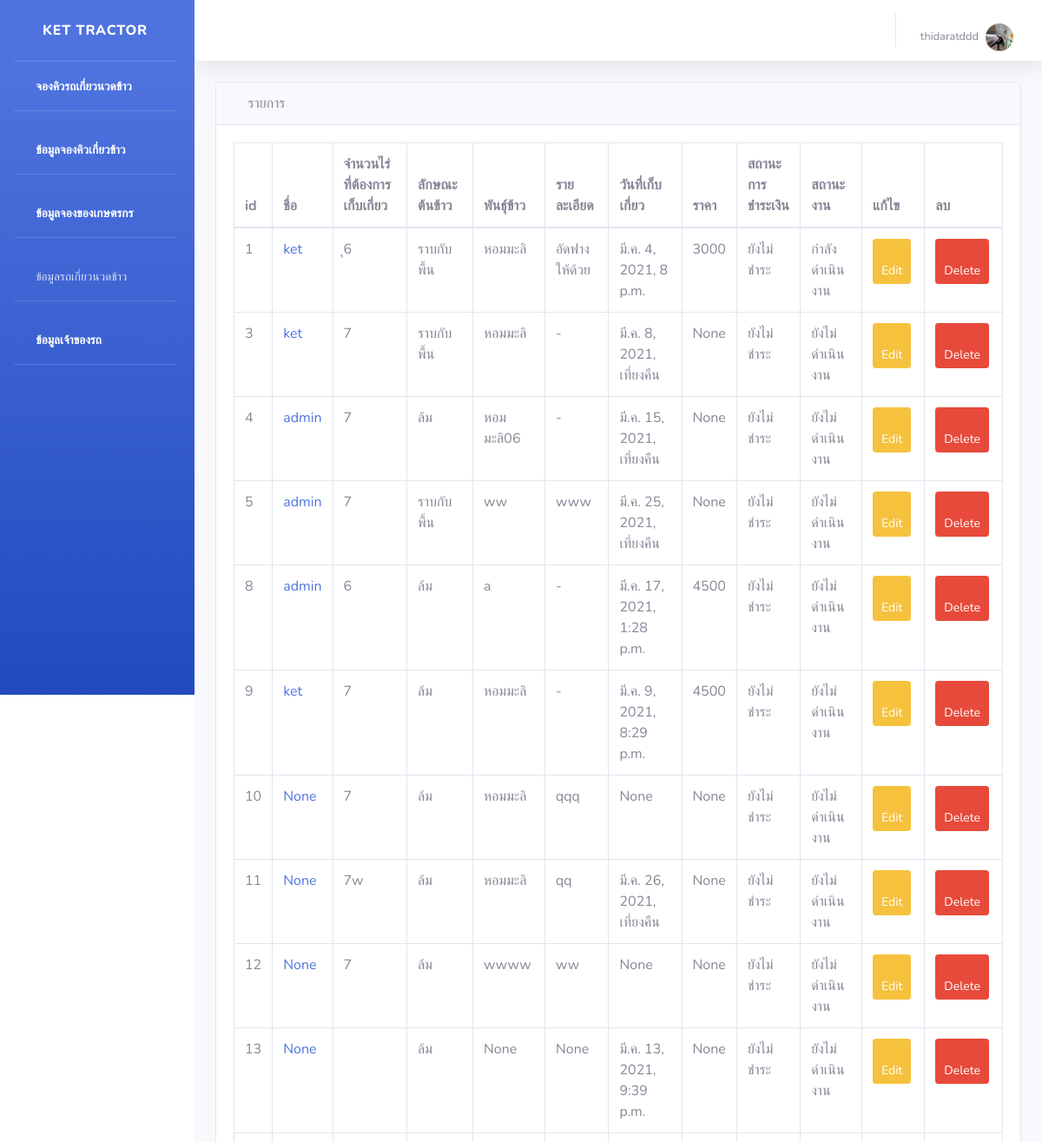
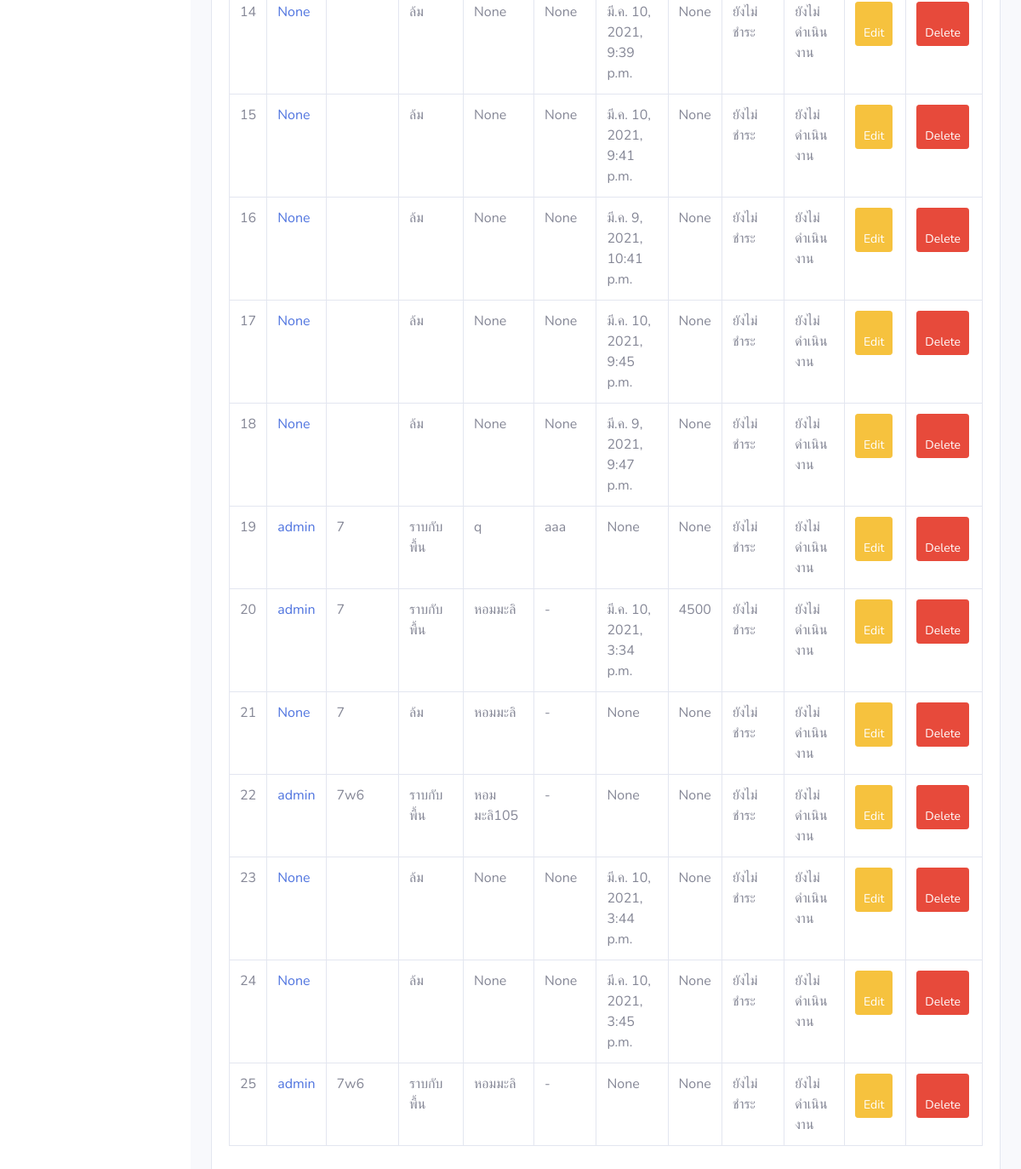
The app's page /farmerWork (signed in) with its own data (2 pictures, top to bottom).
### api/models.py (models this page shows, shortened)
class Farmer(AbstractUser):
    id = models.AutoField(primary_key=True)
    farmer_name = models.CharField(max_length=1000, verbose_name = 'ชื่อ-สกุล')
    image = models.ImageField(upload_to='images/farmer',verbose_name = 'รูปโปรไฟล์')
    address = models.CharField(max_length=1000, verbose_name = 'ที่อยู่')
    phone = models.CharField(max_length=1000, verbose_name = 'เบอร์โทรศัพท์')
    email = models.CharField(max_length=1000)
    password = models.CharField(max_length=1000)
    def __str__(self):
        return f'{self.username} '
    class Meta:
        verbose_name = 'เกษตรกร'

class Work(models.Model):
    farmer_name = models.ForeignKey(Farmer, on_delete=models.CASCADE, null=True,  verbose_name='เกษตรกร')
    lat = models.CharField(max_length=1000, verbose_name='ละติจูด')
    lng = models.CharField(max_length=1000, verbose_name='ลองติจูด')
    area = models.CharField(max_length=1000, verbose_name='พื้นที่ (ไร่)')
    rice_type = models.ForeignKey(Rice_type, on_delete=models.CASCADE, null=True, default=1, verbose_name='ลักษณะข้าวที่จะให้เกี่ยว')
    rice = models.CharField(max_length=1000, null=True, verbose_name='พันธุ์ข้าว')
    start_time = models.DateTimeField(blank=True, null=True)
    end_time = models.DateTimeField(blank=True, null=True)
    workDetail = models.TextField(max_length=1000, null=True,  verbose_name='รายละเอียด')
    price = models.CharField(max_length=1000, null=True, verbose_name='จำนวนเงิน (บาท)')
    money_status = models.ForeignKey(Money_status, on_delete=models.CASCADE, default=1,null=True, verbose_name='สถานะการชำระเงิน') # ให้นิยามเพิ่มเติม
    work_status = models.ForeignKey(Work_status, on_delete=models.CASCADE, default=1,null=True, verbose_name='สถานะงาน') # รับ ไม่รับ จ่าย
    class Meta:
        verbose_name = 'งานที่ต้องเก็บเกี่ยว'

class Rice_type(models.Model):
    id = models.AutoField(primary_key=True)
    rice_type = models.CharField(max_length=100)
    def __str__(self):
         return f'{self.rice_type}'
    class Meta:
        verbose_name = 'ลักษณะข้าวที่จะให้เกี่ยว'

class Money_status(models.Model):
    id = models.AutoField(primary_key=True)
    money_status = models.CharField(max_length=100, verbose_name = 'สถานะการชำระเงิน')
    def __str__(self):
         return f'{self.money_status}'
    class Meta:
        verbose_name = 'สถานะการชำระเงิน'

class Work_status (models.Model):
    id = models.AutoField(primary_key=True)
    work_status  = models.CharField(max_length=100, verbose_name="สถานะงาน")
    def __str__(self):
         return f'{self.work_status}'
    class Meta:
        verbose_name = 'สถานะงาน'

### api/views.py (the view)
# urls.py: path('farmerWork',views.farmerWork),
def farmerWork(request):
    farmerWork = Work.objects.all()
    return render(request, 'api/farmerWork.html', {
        'farmerWork': farmerWork,
    })

### api/templates/api/farmerWork.html (shortened to what this page needs)
{% extends 'api/base.html' %}
{% block content %}
<div id="content-wrapper">
  <div class="container-fluid">
      <div class="card mb-3">
          <div class="card-header">
              <i class="fas fa-table"></i>
              รายการ
          </div>
          <div class="card-body">
               <div class="table-responsive">
                  <table class="table table-bordered" id="dataTable" width="100%" cellspacing="0" align="center">
                      <thead>
                      <tr>
                        <th>id</th>
                        <th>ชื่อ</th>
                          <th>จำนวนไร่ที่ต้องการเก็บเกี่ยว</th>
                          <th>ลักษณะต้นข้าว</th>
                          <th>พันธุ์ข้าว</th>
                          <th>รายละเอียด</th>
                          <th>วันที่เก็บเกี่ยว</th>
                          <th>ราคา</th>
                          <th>สถานะการชำระเงิน</th>
                          <th>สถานะงาน</th>
                          <th>แก้ไข</th>
                          <th>ลบ</th>
                      </tr>
                      </thead>
                      <tbody>
                      {% for work in farmerWork %}
                          <tr>
                            <td>{{ work.id }}</td>
                            <td>
                            <a href="farmer/{{work.farmer_name.id}}">{{ work.farmer_name }}</a>
                            </td>
                              <td>{{ work.area }}</td>
                              <td>{{ work.rice_type }}</td>
                              <td>{{ work.rice }}</td>
                              <td>{{ work.workDetail }}</td>
                              <td>{{ work.start_time }}</td>
                              <td>{{ work.price }}</td>
                              <td>{{ work.money_status }}</td>
                              <td>{{ work.work_status }}</td>
                            <td>
                                  <a class="btn btn-sm btn-warning" href="/editShowaddWork/{{work.id}}"> <span class="fa fa-edit"></span> Edit</a>
                              </td>
                              <td><a class="btn btn-sm btn-danger" href="/deleteShowaddWork/{{work.id}}"><span class="fa fa-trash"></span> Delete</a></td>
                          </tr>
                      {% endfor %}
                      </tbody>
                    </table>
                </div>
                </div>
                </div>
                </div>
                {% endblock %}

### api/templates/api/base.html (shortened to what this page needs)
<!DOCTYPE html>
{% load static %}
<html lang="en">
<head>
    <link rel="stylesheet" type="text/css" href="{% static 'api/css/styles.css' %}">
    <link href="{% static 'api/vendor/fontawesome-free/css/all.min.css'%}" rel="stylesheet" type="text/css">
    <link href="{% static 'api/css/sb-admin-2.min.css'%}" rel="stylesheet">
</head>
<body id="page-top">
    <div id="wrapper">
        <ul class="navbar-nav bg-gradient-primary sidebar sidebar-dark accordion" id="accordionSidebar">
            <a class="sidebar-brand d-flex align-items-center justify-content-center" href="/index">
                <div class="sidebar-brand-text mx-3">Ket Tractor</div>
            </a>
            <hr class="sidebar-divider my-0">
            <li class="nav-item active">
                <a class="nav-link" href="/addWork">
                    <i class="fas fa-fw fa-tachometer-alt"></i>
                    <span>จองคิวรถเกี่ยวนวดข้าว</span></a>
            </li>
 {% if user.is_authenticated %}
             <hr class="sidebar-divider">
             <li class="nav-item active">
                <a class="nav-link" href="/showWork">
                    <i class="fas fa-fw fa-tachometer-alt"></i>
                    <span>ข้อมูลจองคิวเกี่ยวข้าว</span></a>
            </li>
            {% endif %}
            {% if request.user.is_superuser %}
                 <hr class="sidebar-divider">
             <li class="nav-item active">
                <a class="nav-link" href="/farmerWork">
                    <i class="fas fa-fw fa-tachometer-alt"></i>
                    <span>ข้อมูลจองของเกษตรกร</span></a>
            </li>
            {% endif %}
           <hr class="sidebar-divider">
             <li class="nav-item">
                <a class="nav-link collapsed" href="#" data-toggle="collapse" data-target="#collapseTwo"
                    aria-expanded="true" aria-controls="collapseTwo">
                    <i class="fas fa-fw fa-cog"></i>
                    <span>ข้อมูลรถเกี่ยวนวดข้าว</span>
                </a>
             <li class="nav-item active">
             <hr class="sidebar-divider">
                <a class="nav-link" href="/profileAdmin">
                    <i class="fas fa-fw fa-tachometer-alt"></i>
                    <span>ข้อมูลเจ้าของรถ</span></a>
            </li>
            <hr class="sidebar-divider">
        </ul>
        <div id="content-wrapper" class="d-flex flex-column">
            <div id="content">
                <nav class="navbar navbar-expand navbar-light bg-white topbar mb-4 static-top shadow">
                    <ul class="navbar-nav ml-auto">
                        <li class="nav-item dropdown no-arrow">
                     {% if user.is_authenticated %}
                <a href="#" class="nav-link dropdown-toggle" data-toggle="dropdown" role="button" aria-haspopup="true"
                aria-expanded="false">
               <span class="mr-2 d-none d-lg-inline text-gray-600 small">{{user.farmer_name}}  </span>
                <img class="img-profile rounded-circle"
                src="{{user.image.url}} " >
            </a>
                        </li>
                    </ul>
                     {% else %}
                  <li class="nav-item"><a class="nav-link" href="/login">เข้าสู่ระบบ</a></li>
                  <li class="nav-item"><a class="nav-link" href="/register">สมัครสมาชิก</a></li>
                </ul>
			   	</li>
                   {% endif %}
                </nav>
                {% block content %}
                {% endblock %}
        </div>
    </div>
</body>
</html>

### api/static/api/css/styles.css (style rules this page uses)
body { font-family: "ptsans", "Lato", "Helvetica Neue", Helvetica, Arial, sans-serif; }
.btn { outline: none; color: black; background-color: transparent; box-shadow: 0 0 0 0; margin-right: 3px; }
ul { height: 100%; padding: 0px 5px 0px 20px; }
a { color: #17a2b8; }

### records on screen
Farmer: farmer_name "thidaratddd", image (picture)
Work: id "1", farmer_name "ket", area "ุ6", rice_type "ราบกับพื้น", rice "หอมมะลิ", workDetail "อัดฟางให้ด้วย", start_time "มี.ค. 4, 2021, 8 p.m.", price "3000", money_status "ยังไม่ชำระ", work_status "กำลังดำเนินงาน"
Work: id "3", farmer_name "ket", area "7", rice_type "ราบกับพื้น", rice "หอมมะลิ", workDetail "-", start_time "มี.ค. 8, 2021, เที่ยงคืน", price "None", money_status "ยังไม่ชำระ", work_status "ยังไม่ดำเนินงาน"
Work: id "4", farmer_name "admin", area "7", rice_type "ล้ม", rice "หอมมะลิ06", workDetail "-", start_time "มี.ค. 15, 2021, เที่ยงคืน", price "None", money_status "ยังไม่ชำระ", work_status "ยังไม่ดำเนินงาน"
Work: id "5", farmer_name "admin", area "7", rice_type "ราบกับพื้น", rice "ww", workDetail "www", start_time "มี.ค. 25, 2021, เที่ยงคืน", price "None", money_status "ยังไม่ชำระ", work_status "ยังไม่ดำเนินงาน"
Work: id "8", farmer_name "admin", area "6", rice_type "ล้ม", rice "a", workDetail "-", start_time "มี.ค. 17, 2021, 1:28 p.m.", price "4500", money_status "ยังไม่ชำระ", work_status "ยังไม่ดำเนินงาน"
Work: id "9", farmer_name "ket", area "7", rice_type "ล้ม", rice "หอมมะลิ", workDetail "-", start_time "มี.ค. 9, 2021, 8:29 p.m.", price "4500", money_status "ยังไม่ชำระ", work_status "ยังไม่ดำเนินงาน"
Work: id "10", farmer_name "None", area "7", rice_type "ล้ม", rice "หอมมะลิ", workDetail "qqq", start_time "None", price "None", money_status "ยังไม่ชำระ", work_status "ยังไม่ดำเนินงาน"
Work: id "11", farmer_name "None", area "7w", rice_type "ล้ม", rice "หอมมะลิ", workDetail "qq", start_time "มี.ค. 26, 2021, เที่ยงคืน", price "None", money_status "ยังไม่ชำระ", work_status "ยังไม่ดำเนินงาน"
Work: id "12", farmer_name "None", area "7", rice_type "ล้ม", rice "wwww", workDetail "ww", start_time "None", price "None", money_status "ยังไม่ชำระ", work_status "ยังไม่ดำเนินงาน"
Work: id "13", farmer_name "None", rice_type "ล้ม", rice "None", workDetail "None", start_time "มี.ค. 13, 2021, 9:39 p.m.", price "None", money_status "ยังไม่ชำระ", work_status "ยังไม่ดำเนินงาน"
Work: id "14", farmer_name "None", rice_type "ล้ม", rice "None", workDetail "None", start_time "มี.ค. 10, 2021, 9:39 p.m.", price "None", money_status "ยังไม่ชำระ", work_status "ยังไม่ดำเนินงาน"
Work: id "15", farmer_name "None", rice_type "ล้ม", rice "None", workDetail "None", start_time "มี.ค. 10, 2021, 9:41 p.m.", price "None", money_status "ยังไม่ชำระ", work_status "ยังไม่ดำเนินงาน"
Work: id "16", farmer_name "None", rice_type "ล้ม", rice "None", workDetail "None", start_time "มี.ค. 9, 2021, 10:41 p.m.", price "None", money_status "ยังไม่ชำระ", work_status "ยังไม่ดำเนินงาน"
Work: id "17", farmer_name "None", rice_type "ล้ม", rice "None", workDetail "None", start_time "มี.ค. 10, 2021, 9:45 p.m.", price "None", money_status "ยังไม่ชำระ", work_status "ยังไม่ดำเนินงาน"
Work: id "18", farmer_name "None", rice_type "ล้ม", rice "None", workDetail "None", start_time "มี.ค. 9, 2021, 9:47 p.m.", price "None", money_status "ยังไม่ชำระ", work_status "ยังไม่ดำเนินงาน"
Work: id "19", farmer_name "admin", area "7", rice_type "ราบกับพื้น", rice "q", workDetail "aaa", start_time "None", price "None", money_status "ยังไม่ชำระ", work_status "ยังไม่ดำเนินงาน"
Work: id "20", farmer_name "admin", area "7", rice_type "ราบกับพื้น", rice "หอมมะลิ", workDetail "-", start_time "มี.ค. 10, 2021, 3:34 p.m.", price "4500", money_status "ยังไม่ชำระ", work_status "ยังไม่ดำเนินงาน"
Work: id "21", farmer_name "None", area "7", rice_type "ล้ม", rice "หอมมะลิ", workDetail "-", start_time "None", price "None", money_status "ยังไม่ชำระ", work_status "ยังไม่ดำเนินงาน"
Work: id "22", farmer_name "admin", area "7w6", rice_type "ราบกับพื้น", rice "หอมมะลิ105", workDetail "-", start_time "None", price "None", money_status "ยังไม่ชำระ", work_status "ยังไม่ดำเนินงาน"
Work: id "23", farmer_name "None", rice_type "ล้ม", rice "None", workDetail "None", start_time "มี.ค. 10, 2021, 3:44 p.m.", price "None", money_status "ยังไม่ชำระ", work_status "ยังไม่ดำเนินงาน"
Work: id "24", farmer_name "None", rice_type "ล้ม", rice "None", workDetail "None", start_time "มี.ค. 10, 2021, 3:45 p.m.", price "None", money_status "ยังไม่ชำระ", work_status "ยังไม่ดำเนินงาน"
Work: id "25", farmer_name "admin", area "7w6", rice_type "ราบกับพื้น", rice "หอมมะลิ", workDetail "-", start_time "None", price "None", money_status "ยังไม่ชำระ", work_status "ยังไม่ดำเนินงาน"
